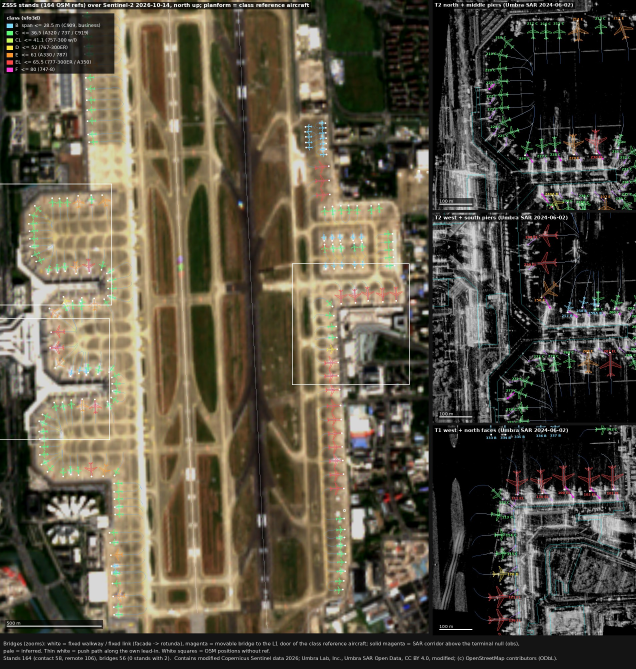
#> input picture sha3d/docs/phase1/stands_overlay.jpg, 1908 x 2006 px, found by its file name (shown at 1/3 size)
$ python plate_compare.py
#> lines starting #> are read from the running program, lines starting #| are printed output that depends on the picture
"""Side-by-side of the Phase 1 stands plate (T2 north + middle piers panel: Umbra SAR + OSM stands) and the gates
package's top-down render of the same area (docs/phase2/gates_push_t2_plate_frame.png, jobs/gates.mjs push set).
Both north up at about 1 px/m; the crop is matched by eye (the plate panel carries no georeference), so this is a
visual comparison, not a measurement.
Usage: python3 -I sha3d/tools/gates/plate_compare.py sha3d
"""
import sys
from pathlib import Path
from PIL import Image, ImageDraw, ImageFont

root = Path(sys.argv[1] if len(sys.argv) > 1 else 'sha3d')
plate = Image.open(root / 'docs/phase1/stands_overlay.jpg').convert('RGB')
#> plate is the input picture: PIL image 1908x2006 RGB; mean R, G, B 86.8, 80.2, 65.1
rend = Image.open(root / 'docs/phase2/gates_push_t2_plate_frame.png').convert('RGB')
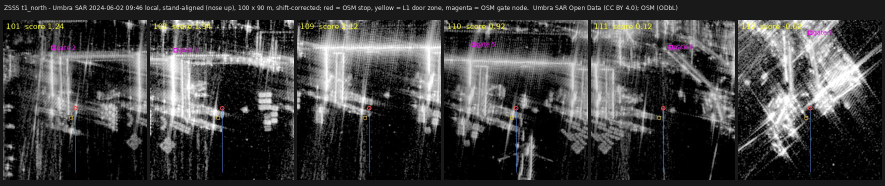
#> input picture sha3d/docs/phase1/bridges_sar_t1_north.jpg, 1770 x 372 px, given in place of gates_push_t2_plate_frame.png, which was not available (shown at 1/2 size)
#> rend is the input picture: PIL image 1770x372 RGB; mean R, G, B 65.4, 65.1, 64.9
# plate: the "T2 north + middle piers" panel (top right; 100 m = ~97 px)
P = plate.crop((1303, 30, 1908, 632))
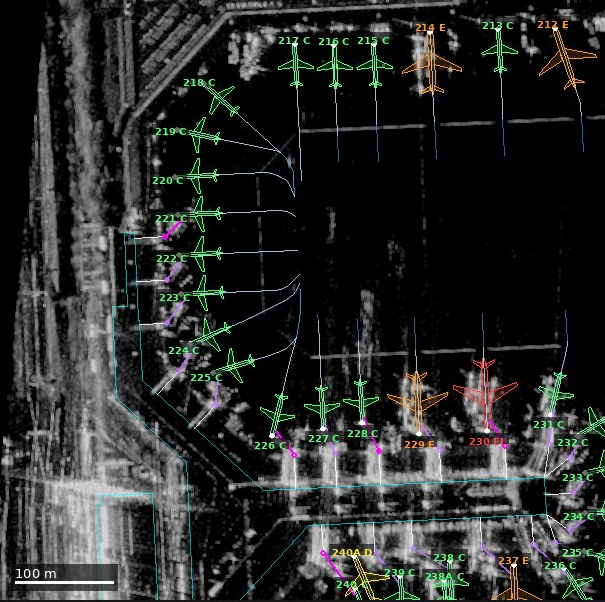
#> P: PIL image 605x602 RGB; mean R, G, B 41.5, 43.3, 41.7
# render: 1280 px = 2 * 700 m * tan(25 deg) * 16/9 = 1160 m -> 1.10 px/m; scaled to the plate's ~0.97 px/m
R = rend.crop((330, 0, 1010, 720)); R = R.resize((round(R.width * 0.88), round(R.height * 0.88)), Image.LANCZOS)
#> after `R = rend.crop((330, 0, 1010, 720))`:
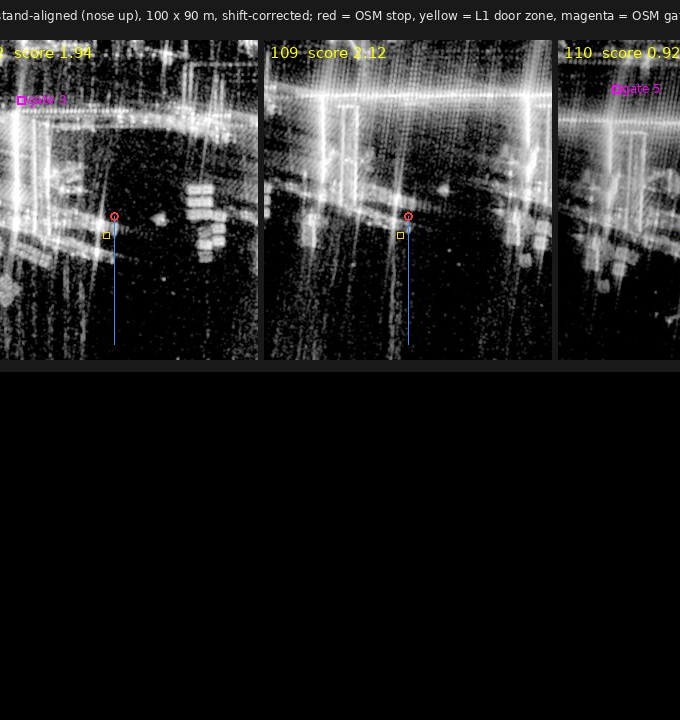
#> R: PIL image 680x720 RGB; mean R, G, B 35.5, 35.4, 35.2
W = P.width + R.width + 30; H = max(P.height, R.height) + 110
#> after `W = P.width + R.width + 30`: W = 1233
#> after `H = max(P.height, R.height) + 110`: H = 744
out = Image.new('RGB', (W, H), (20, 20, 22)); d = ImageDraw.Draw(out)
try:
    f = ImageFont.truetype('DejaVuSans.ttf', 15); fs = ImageFont.truetype('DejaVuSans.ttf', 12)
except OSError:
    f = fs = ImageFont.load_default()
d.text((10, 8), 'Phase 1 stands plate (T2 north + middle piers)', fill=(235, 235, 235), font=f)
d.text((P.width + 20, 8), 'Phase 2c render, same area (?debug=push)', fill=(235, 235, 235), font=f)
out.paste(P, (10, 34)); out.paste(R, (P.width + 20, 34))
#> after `out.paste(P, (10, 34))`:
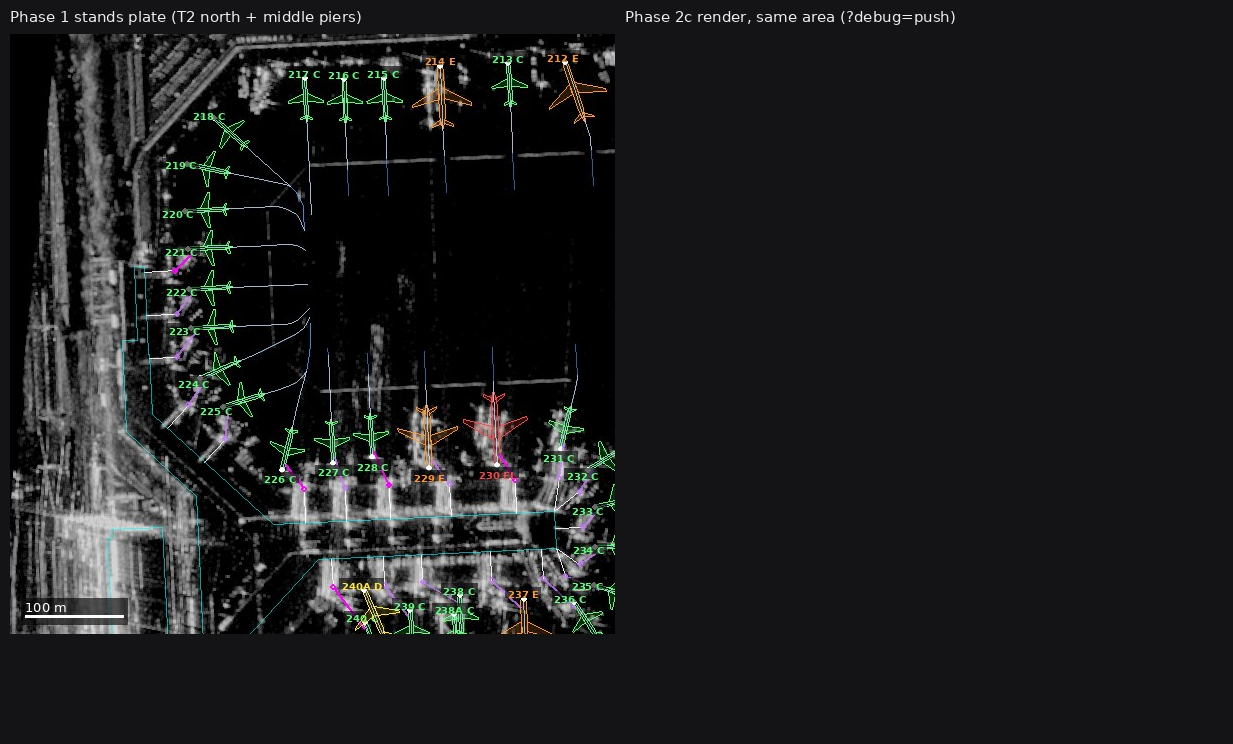
#> out: PIL image 1233x744 RGB; mean R, G, B 29, 29.7, 30.2
#> after `out.paste(R, (P.width + 20, 34))`:
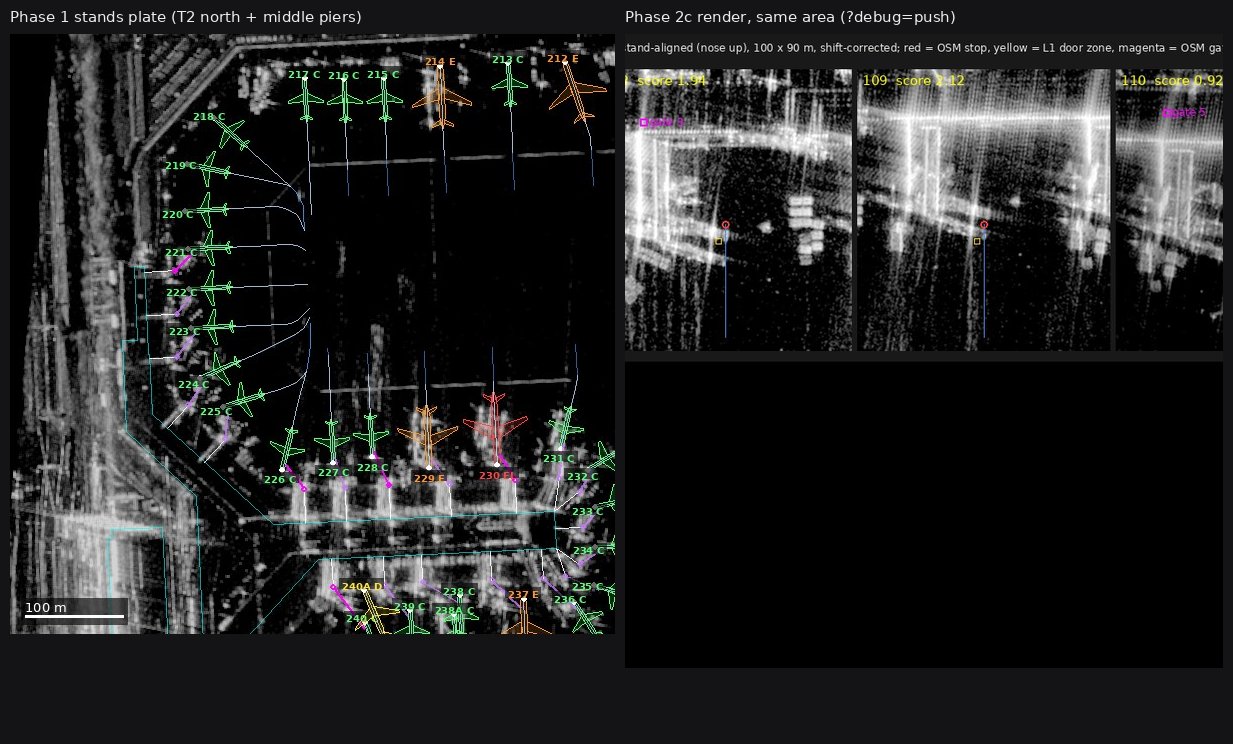
#> out: PIL image 1233x744 RGB; mean R, G, B 35.4, 36.1, 35.7
y = 34 + max(P.height, R.height) + 10
#> y = 678
d.text((10, y), 'Left: docs/phase1/stands_overlay.jpg (crop). Contains Umbra Lab, Inc., Umbra SAR Open Data, CC BY 4.0, modified; '
       '(c) OpenStreetMap contributors (ODbL).', fill=(200, 200, 200), font=fs)
d.text((10, y + 18), 'Right: docs/phase2/gates_push_t2_plate_frame.png (crop, scaled to ~1 px/m). Both north up; crops matched by eye, '
       'not georeferenced.', fill=(200, 200, 200), font=fs)
d.text((10, y + 36), 'Plate: magenta = bridge to the L1 door of the class reference, white = fixed link. Render: magenta dashes = '
       'push-back path, cyan = lead-in, bridges at rest.', fill=(200, 200, 200), font=fs)
dst = root / 'docs/phase2/gates_compare_plate_t2.png'; out.save(dst); print(dst, out.size)
#> after `dst = root / 'docs/phase2/gates_compare_plate_t2.png'`:
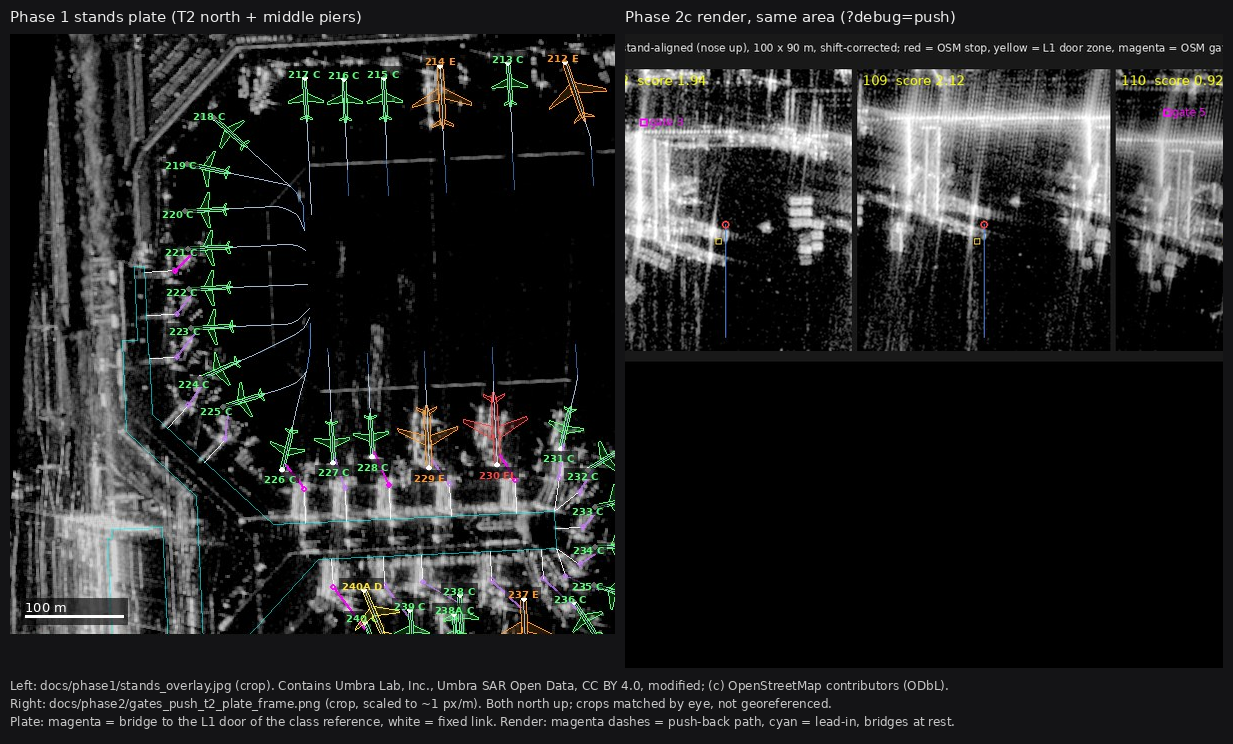
#> saved as gates_compare_plate_t2.png: PIL image 1233x744 RGB; mean R, G, B 36.7, 37.3, 37
